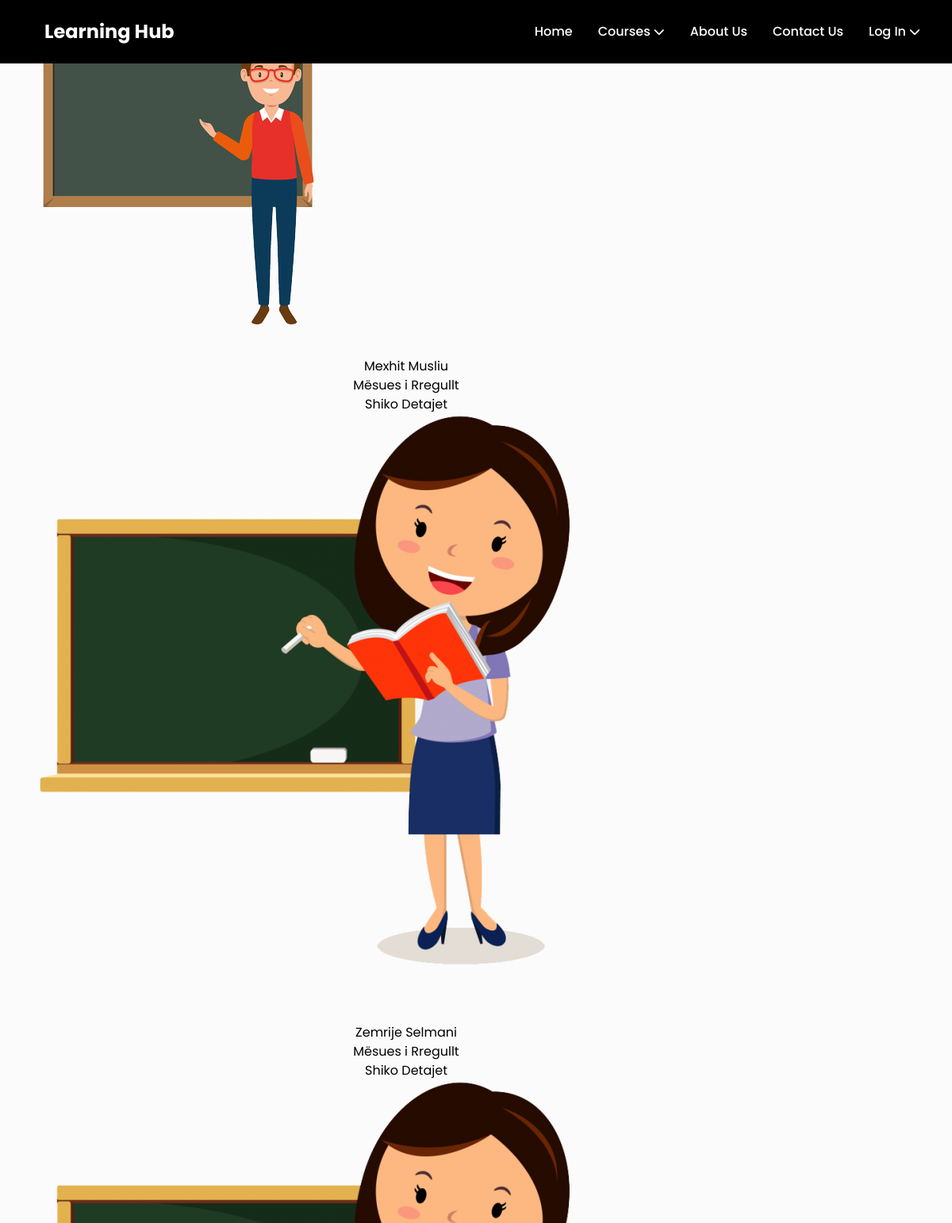
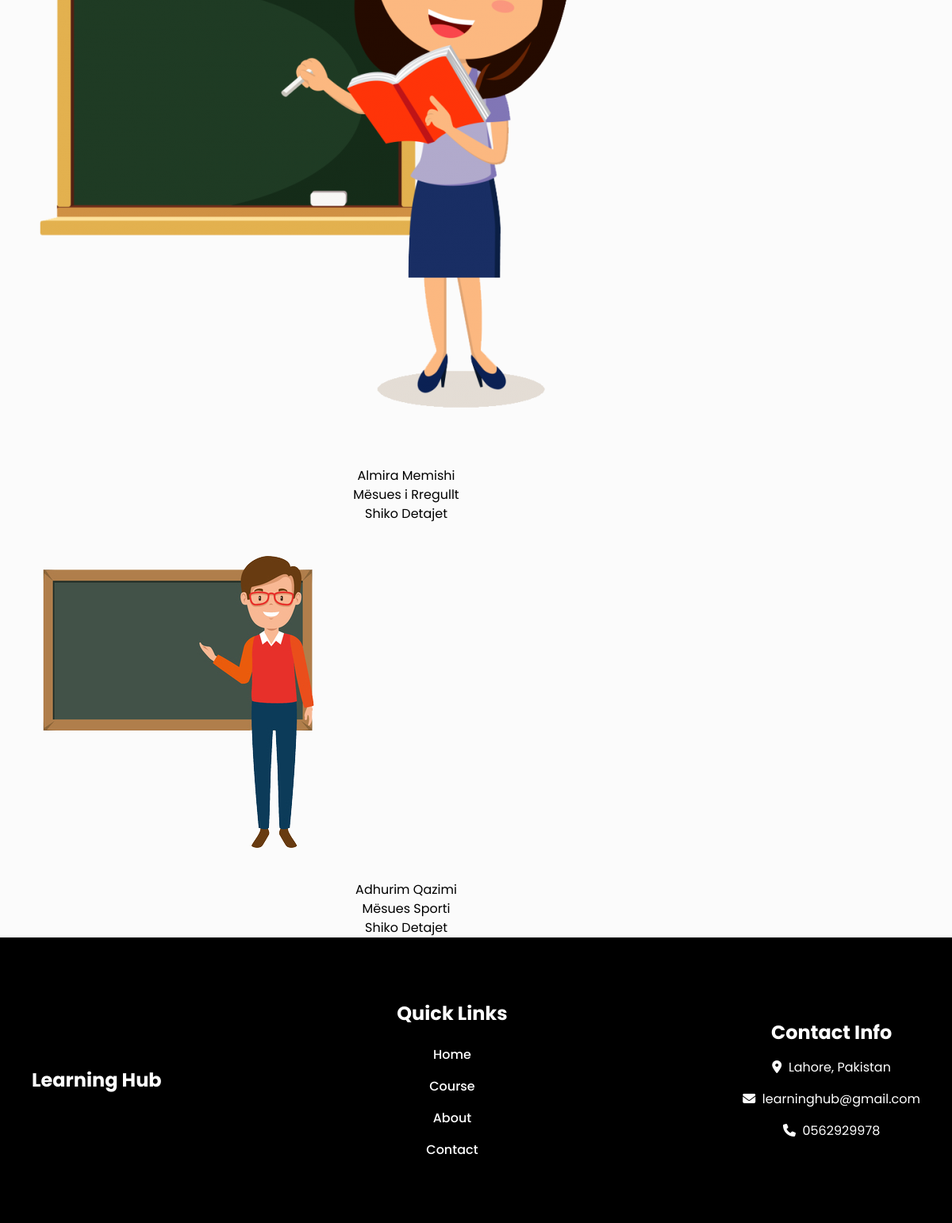
The app's page /teachers.php with its own data (2 pictures, top to bottom).
### tables this page shows
CREATE TABLE `teachers` (
  `id` int(11) NOT NULL,
  `teacher_designation` varchar(50) NOT NULL,
  `teacher_gender` varchar(10) DEFAULT NULL,
  `teacher_qualification` text NOT NULL,
  `teacher_email` varchar(50) NOT NULL,
  `teacher_address` text NOT NULL,
  `teacher_contact` varchar(20) NOT NULL,
  `teacher_image` varchar(255) NOT NULL DEFAULT 'default.jpg'
);

CREATE TABLE `user` (
  `id` int(12) NOT NULL,
  `username` varchar(100) NOT NULL,
  `user_password` varchar(255) NOT NULL,
  `user_role` varchar(30) NOT NULL,
  `user_firstname` varchar(50) DEFAULT NULL,
  `user_lastname` varchar(50) DEFAULT NULL
);

### teachers.php (the view, shortened to what this page needs)
<?php require_once "includes/header.php"; ?>
	<div class="about-section section-padding teacher-section">
        <?php if(!isset($_GET['t_id'])) { ?>
		<div class="container">
			<div class="row">
                <?php
                    $query = "SELECT * FROM teachers LEFT JOIN user ON teachers.teacher_email=user.username";
                    $result = mysqli_query($conn, $query);
                ?>
                <?php while ($row = mysqli_fetch_assoc($result)) { ?>
                <div class="col-md-4">
					<div class="single-about text-center">
                        <img src="assets/images/teacher-images/<?php echo $row['teacher_image']; ?>" alt="">
                        <h4 class="teacher-name"><?php echo $row['user_firstname']; ?> <?php echo $row['user_lastname']; ?></h4>
                        <p><?php echo $row['teacher_designation']; ?></p>
                        <a href="teachers.php?t_id=<?php echo $row['id']; ?>" class="btn btn-success btn-block">Shiko Detajet</a>
					</div>
				</div>
                <?php } ?>
			</div>
		</div>
        <?php } ?>
	</div>
<?php require_once "includes/footer.php"; ?>

### includes/header.php (shortened to what this page needs)
<!DOCTYPE html>
<html lang="en">
<head>
	<link rel="stylesheet" tpe="text/css" href="./assets/css/style.css">
</head>
<body class="bg-[#FBFBFB]">
	<nav class="fixed top-0 left-0 w-full z-50 bg-black py-6 xl:px-20 lg:px-10 px-5">
  <div class="flex justify-between items-center text-white">
    <div class="flex items-center space-x-4">
      <h1 class="md:text-2xl text-xl font-bold">Learning Hub</h1>
    </div>
    <div class="hidden lg:flex">
      <ul class="flex space-x-8 items-center">
        <li><a href="index.php" class="font-medium text-base">Home</a></li>
<li class="relative group">
  <a href="#" class="font-medium text-base flex items-center space-x-1">
    <span>Courses</span>
    <i class="fas fa-chevron-down text-sm transition-transform duration-300 group-hover:rotate-180"></i>
  </a>
</li>
        <li><a href="about.php" class="font-medium text-base">About Us</a></li>
        <li><a href="contact.php" class="font-medium text-base">Contact Us</a></li>
        <li class="relative group">
          <a href="login.php" class="font-medium text-base flex items-center space-x-1">
            <span>Log In</span>
            <i class="fas fa-chevron-down text-sm transition-transform duration-300 group-hover:rotate-180"></i>
          </a>
        </li>
      </ul>
    </div>
  </div>
</nav>

### includes/footer.php (shortened to what this page needs)
<footer class="bg-black lg:py-20 py-10 xl:px-20 lg:px-10 px-5">
  <div class="flex md:justify-between justify-center items-center md:flex-row flex-col">
    <div class="flex flex-col justify-center">
      <h1 class="text-2xl font-bold text-white">Learning Hub</h1>
    </div>
    <div class="pt-5 md:pt-0">
       <h1 class="md:text-2xl text-xl font-bold text-white">Quick Links</h1>
      <div class="flex flex-col justify-center items-center pt-6 space-y-4">
        <a href="index.html" class="text-white font-medium text-base hover:underline">Home</a>
        <a href="courses.html" class="text-white font-medium text-base hover:underline">Course</a>
        <a href="about.html" class="text-white font-medium text-base hover:underline">About</a>
        <a href="contact.html" class="text-white font-medium text-base hover:underline">Contact</a>
        </div>
    </div>
    <div class="space-y-4 flex flex-col justify-center items-center pt-5 md:pt-0">
      <h1 class="md:text-2xl text-xl font-bold text-white">Contact Info</h1>
      <p class="text-white text-base "><i class="fa-solid fa-location-dot"></i>&nbsp; Lahore, Pakistan</p>
      <p class="text-white text-base "><i class="fa-solid fa-envelope"></i>&nbsp; learninghub@gmail.com</p>
      <p class="text-white text-base "><i class="fa-solid fa-phone"></i>&nbsp; 0562929978</p>
    </div>
  </div>
</footer>

### records on screen
teachers: teacher_image (picture), user.user_firstname "Mexhit", user.user_lastname "Musliu", teacher_designation "Mësues i Rregullt"
teachers: teacher_image (picture), user.user_firstname "Zemrije", user.user_lastname "Selmani", teacher_designation "Mësues i Rregullt"
teachers: teacher_image (picture), user.user_firstname "Almira", user.user_lastname "Memishi", teacher_designation "Mësues i Rregullt"
teachers: teacher_image (picture), user.user_firstname "Adhurim", user.user_lastname "Qazimi", teacher_designation "Mësues Sporti"
